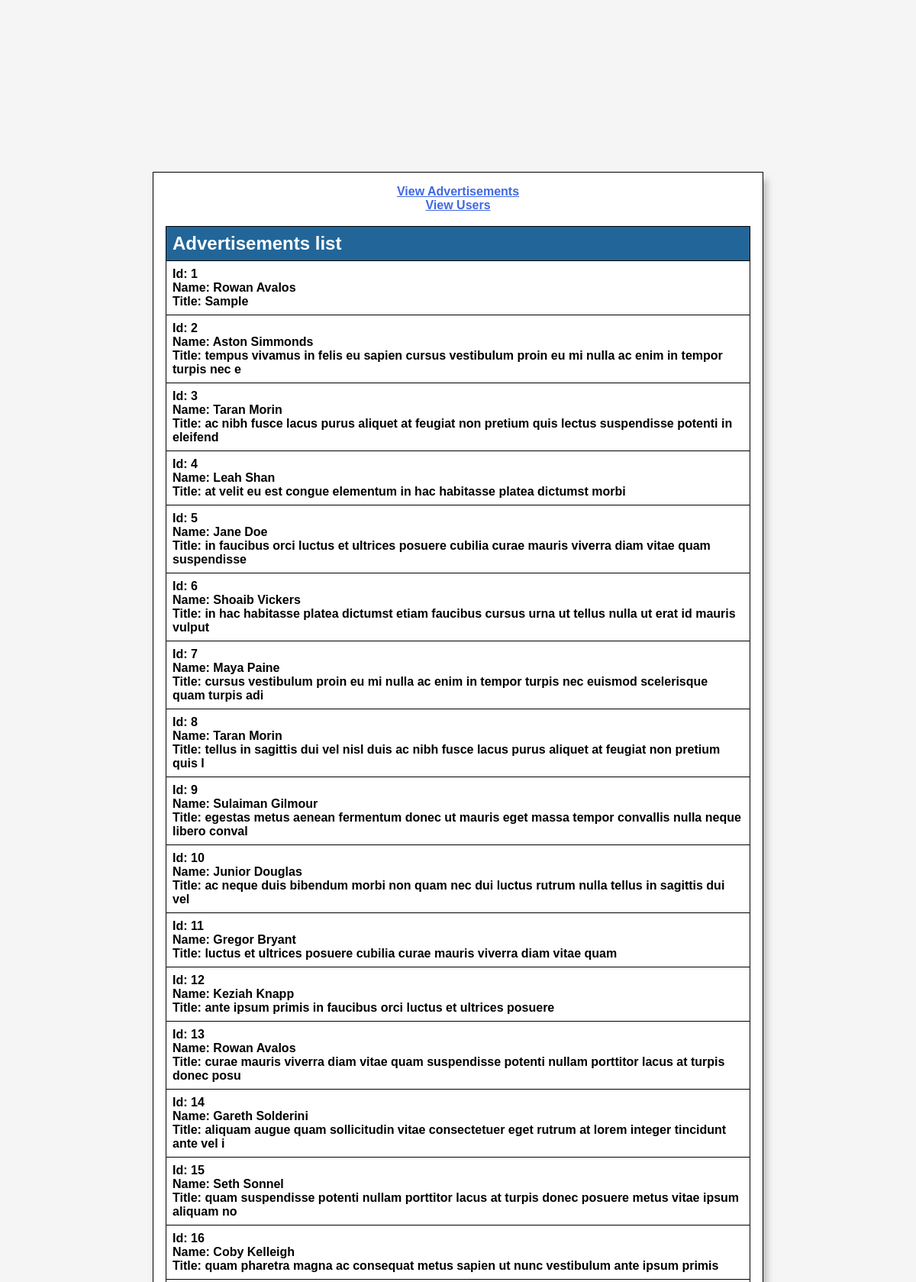
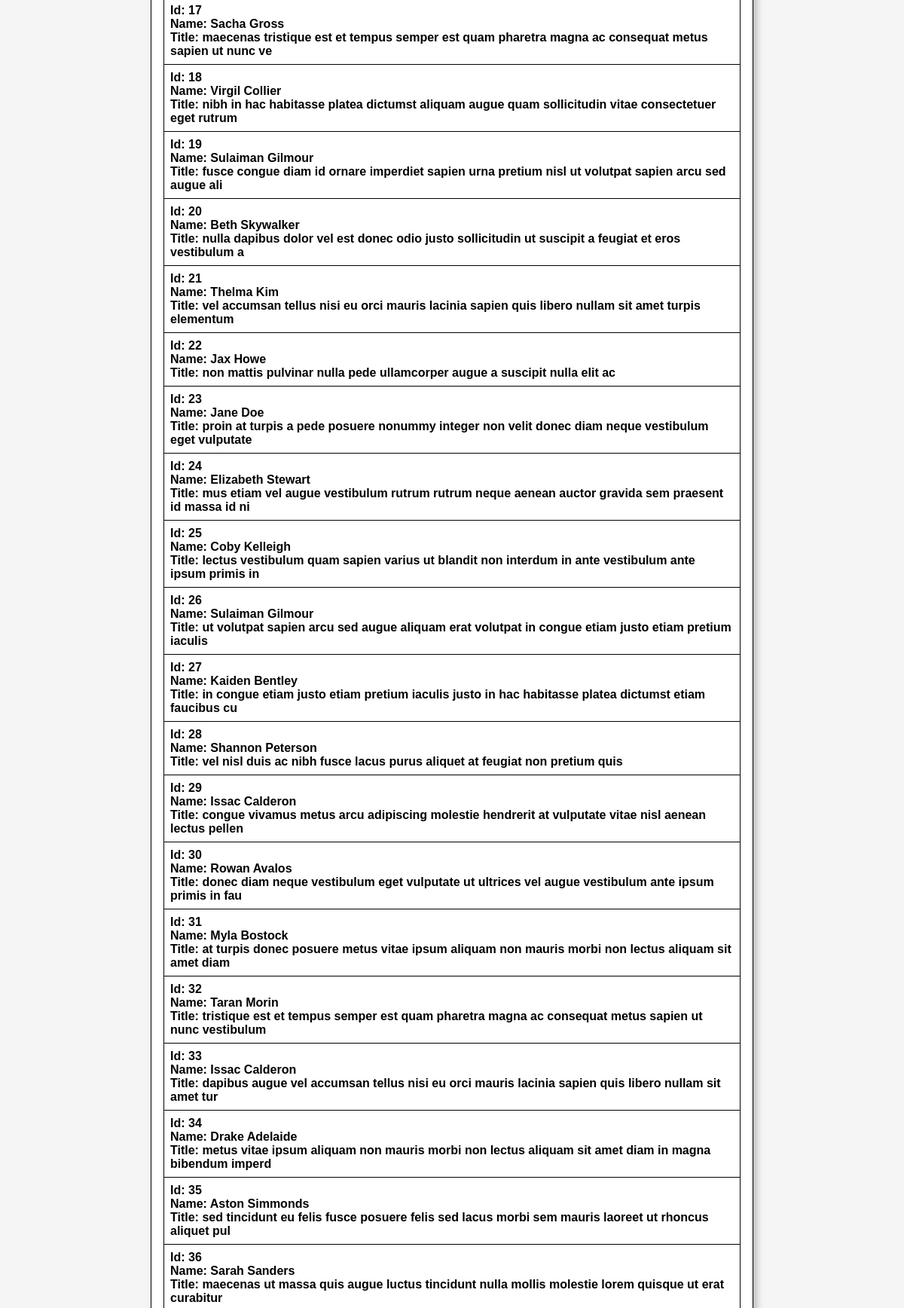
Page /?action=list_advertisements (upper part) on the committed database (2 pictures, top to bottom).
### tables this page shows
CREATE TABLE `advertisements` (
  `id` int(11) NOT NULL,
  `userid` int(11) NOT NULL,
  `title` varchar(100) NOT NULL
);

CREATE TABLE `users` (
  `id` int(11) NOT NULL,
  `name` varchar(255) NOT NULL
);

### index.php (called while the page is built)
<?php
    require('model/database.php');
    require('controller/query.php');
    require('controller/action.php');

### controller/query.php (called while the page is built, shortened)
<?php
    function get_advs() {
        global $db;
        $query =   'SELECT advertisements.id, advertisements.title, users.name FROM advertisements, users WHERE advertisements.userid = users.id ORDER BY advertisements.id ASC ';
        $statement = $db->prepare($query);
        $statement->execute();
        $advs = $statement->fetchAll();
        return $advs;
    }

### view/advertisement_list.php (the view, shortened to what this page needs)
<?php include('view/header.php') ?>
<?php if($advs) { ?>
<section id="list" class="list">
    <header class="list__row list__header">
        <h1>
        Advertisements list
        </h1>
    </header>
    <?php foreach ($advs as $adv) : ?>
    <div class="list__row">
        <div class="list__item">
            <p class="bold"><?= "Id: ".$adv['id'] ?></p>
            <p class="bold"><?= "Name: ".$adv['name'] ?></p>
            <p class="bold"><?= "Title: ".$adv['title'] ?></p>
        </div>
    </div>
    <?php endforeach; ?>
</section>
<?php } else { ?>
<p>No categories exist yet.</p>
<?php } ?>
<br>
<?php include('view/footer.php') ?>

### controller/action.php (shortened to what this page needs)
<?php
$action = filter_input(INPUT_POST, 'action', FILTER_SANITIZE_STRING);
if (!$action) {
    $action = filter_input(INPUT_GET, 'action', FILTER_SANITIZE_STRING);
}
switch($action) {
    case "list_advertisements":
        $advs = get_advs();
        include('view/advertisement_list.php');
        break;
}

### view/header.php (shortened to what this page needs)
<!DOCTYPE html>
<html lang="en">
<head>
    <link rel="stylesheet" href="view/css/main.min.css" />
</head>
<body>
    <main class="main">
    <p><a href=".?action=list_advertisements">View Advertisements</a></p>
    <p><a href=".?action=list_users">View Users</a></p>
    <br>

### view/footer.php
</main>
</body>
</html>

### rows in the picture
advertisements: id "1", userid.name "Rowan Avalos", title "Sample"
advertisements: id "2", userid.name "Aston Simmonds", title "tempus vivamus in felis eu sapien cursus vestibulum proin eu mi nulla ac enim in tempor turpis nec e"
advertisements: id "3", userid.name "Taran Morin", title "ac nibh fusce lacus purus aliquet at feugiat non pretium quis lectus suspendisse potenti in eleifend"
advertisements: id "4", userid.name "Leah Shan", title "at velit eu est congue elementum in hac habitasse platea dictumst morbi"
advertisements: id "5", userid.name "Jane Doe", title "in faucibus orci luctus et ultrices posuere cubilia curae mauris viverra diam vitae quam suspendisse"
advertisements: id "6", userid.name "Shoaib Vickers", title "in hac habitasse platea dictumst etiam faucibus cursus urna ut tellus nulla ut erat id mauris vulput"
advertisements: id "7", userid.name "Maya Paine", title "cursus vestibulum proin eu mi nulla ac enim in tempor turpis nec euismod scelerisque quam turpis adi"
advertisements: id "8", userid.name "Taran Morin", title "tellus in sagittis dui vel nisl duis ac nibh fusce lacus purus aliquet at feugiat non pretium quis l"
advertisements: id "9", userid.name "Sulaiman Gilmour", title "egestas metus aenean fermentum donec ut mauris eget massa tempor convallis nulla neque libero conval"
advertisements: id "10", userid.name "Junior Douglas", title "ac neque duis bibendum morbi non quam nec dui luctus rutrum nulla tellus in sagittis dui vel"
advertisements: id "11", userid.name "Gregor Bryant", title "luctus et ultrices posuere cubilia curae mauris viverra diam vitae quam"
advertisements: id "12", userid.name "Keziah Knapp", title "ante ipsum primis in faucibus orci luctus et ultrices posuere"
advertisements: id "13", userid.name "Rowan Avalos", title "curae mauris viverra diam vitae quam suspendisse potenti nullam porttitor lacus at turpis donec posu"
advertisements: id "14", userid.name "Gareth Solderini", title "aliquam augue quam sollicitudin vitae consectetuer eget rutrum at lorem integer tincidunt ante vel i"
advertisements: id "15", userid.name "Seth Sonnel", title "quam suspendisse potenti nullam porttitor lacus at turpis donec posuere metus vitae ipsum aliquam no"
advertisements: id "16", userid.name "Coby Kelleigh", title "quam pharetra magna ac consequat metus sapien ut nunc vestibulum ante ipsum primis"
advertisements: id "17", userid.name "Sacha Gross", title "maecenas tristique est et tempus semper est quam pharetra magna ac consequat metus sapien ut nunc ve"
advertisements: id "18", userid.name "Virgil Collier", title "nibh in hac habitasse platea dictumst aliquam augue quam sollicitudin vitae consectetuer eget rutrum"
advertisements: id "19", userid.name "Sulaiman Gilmour", title "fusce congue diam id ornare imperdiet sapien urna pretium nisl ut volutpat sapien arcu sed augue ali"
advertisements: id "20", userid.name "Beth Skywalker", title "nulla dapibus dolor vel est donec odio justo sollicitudin ut suscipit a feugiat et eros vestibulum a"
advertisements: id "21", userid.name "Thelma Kim", title "vel accumsan tellus nisi eu orci mauris lacinia sapien quis libero nullam sit amet turpis elementum"
advertisements: id "22", userid.name "Jax Howe", title "non mattis pulvinar nulla pede ullamcorper augue a suscipit nulla elit ac"
advertisements: id "23", userid.name "Jane Doe", title "proin at turpis a pede posuere nonummy integer non velit donec diam neque vestibulum eget vulputate"
advertisements: id "24", userid.name "Elizabeth Stewart", title "mus etiam vel augue vestibulum rutrum rutrum neque aenean auctor gravida sem praesent id massa id ni"
advertisements: id "25", userid.name "Coby Kelleigh", title "lectus vestibulum quam sapien varius ut blandit non interdum in ante vestibulum ante ipsum primis in"
advertisements: id "26", userid.name "Sulaiman Gilmour", title "ut volutpat sapien arcu sed augue aliquam erat volutpat in congue etiam justo etiam pretium iaculis"
advertisements: id "27", userid.name "Kaiden Bentley", title "in congue etiam justo etiam pretium iaculis justo in hac habitasse platea dictumst etiam faucibus cu"
advertisements: id "28", userid.name "Shannon Peterson", title "vel nisl duis ac nibh fusce lacus purus aliquet at feugiat non pretium quis"
advertisements: id "29", userid.name "Issac Calderon", title "congue vivamus metus arcu adipiscing molestie hendrerit at vulputate vitae nisl aenean lectus pellen"
advertisements: id "30", userid.name "Rowan Avalos", title "donec diam neque vestibulum eget vulputate ut ultrices vel augue vestibulum ante ipsum primis in fau"
advertisements: id "31", userid.name "Myla Bostock", title "at turpis donec posuere metus vitae ipsum aliquam non mauris morbi non lectus aliquam sit amet diam"
advertisements: id "32", userid.name "Taran Morin", title "tristique est et tempus semper est quam pharetra magna ac consequat metus sapien ut nunc vestibulum"
advertisements: id "33", userid.name "Issac Calderon", title "dapibus augue vel accumsan tellus nisi eu orci mauris lacinia sapien quis libero nullam sit amet tur"
advertisements: id "34", userid.name "Drake Adelaide", title "metus vitae ipsum aliquam non mauris morbi non lectus aliquam sit amet diam in magna bibendum imperd"
advertisements: id "35", userid.name "Aston Simmonds", title "sed tincidunt eu felis fusce posuere felis sed lacus morbi sem mauris laoreet ut rhoncus aliquet pul"
advertisements: id "36", userid.name "Sarah Sanders", title "maecenas ut massa quis augue luctus tincidunt nulla mollis molestie lorem quisque ut erat curabitur"
